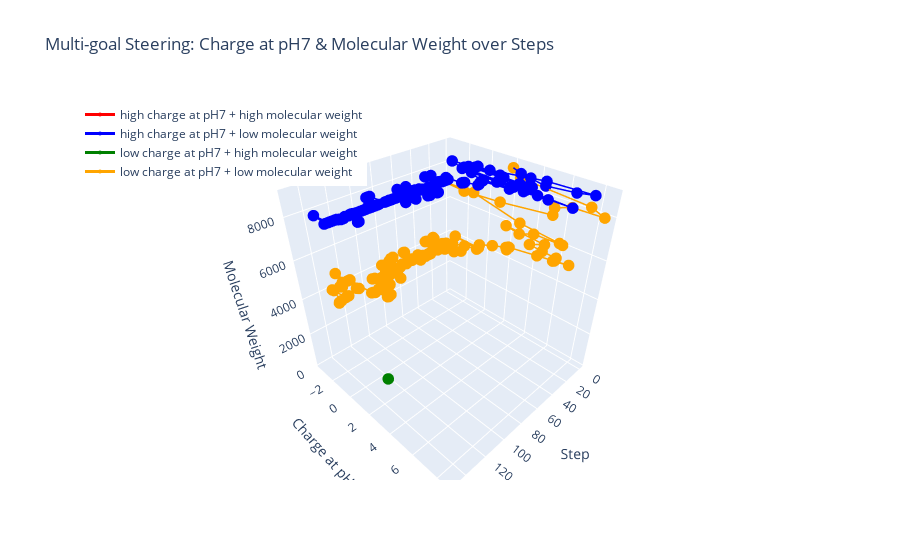

The cell this chart's notebook holds for it:
### Code cell
import pandas as pd
import plotly.graph_objects as go

# Load CSV
df = pd.read_csv("multi_goal_steering.csv")

# Clean up labels
df["label"] = df["label"].str.replace("not low", "high", regex=False)
df["label"] = df["label"].str.replace("not high", "low", regex=False)

# Create a Plotly 3D scatter plot with lines
fig = go.Figure()

# Define a color map for the labels
color_map = {
    label: color for label, color in zip(
        df["label"].unique(), ["red", "blue", "green", "orange"]
    )
}

# Add one trace per label
for label in df["label"].unique():
    subset = df[df["label"] == label].sort_values(by="step")
    fig.add_trace(
        go.Scatter3d(
            x=subset["step"],
            y=subset["charge_ph7"],
            z=subset["instability_index"],
            mode='lines+markers',
            marker=dict(size=4),
            line=dict(width=3, color=color_map[label]),
            name=label
        )
    )

# Set layout
fig.update_layout(
    scene=dict(
        xaxis_title='Step',
        yaxis_title='Charge at pH7',
        zaxis_title='Instability Index',
    ),
    title="Multi-goal Steering: Charge at pH7 & Instability Index over Steps",
    legend=dict(x=0, y=1)
)

# Show the interactive plot
fig.show()

### Figure 1 — Plotly figure (JSON) as saved in the notebook; plotly's stock layout.template omitted (floating-point values rounded to 4 significant figures; data arrays with more than 128 entries replaced by an {"elided": "..."} marker saying what was removed)
{"data": [{"line": {"color": "red", "width": 3}, "marker": {"size": 4}, "mode": "lines+markers", "name": "high charge at pH7 + high molecular weight", "type": "scatter3d", "x": {"elided": "151 int values"}, "y": {"elided": "151 float values"}, "z": {"elided": "151 float values"}}, {"line": {"color": "blue", "width": 3}, "marker": {"size": 4}, "mode": "lines+markers", "name": "high charge at pH7 + low molecular weight", "type": "scatter3d", "x": {"elided": "151 int values"}, "y": {"elided": "151 float values"}, "z": {"elided": "151 float values"}}, {"line": {"color": "green", "width": 3}, "marker": {"size": 4}, "mode": "lines+markers", "name": "low charge at pH7 + high molecular weight", "type": "scatter3d", "x": {"elided": "151 int values"}, "y": {"elided": "151 float values"}, "z": {"elided": "151 float values"}}, {"line": {"color": "orange", "width": 3}, "marker": {"size": 4}, "mode": "lines+markers", "name": "low charge at pH7 + low molecular weight", "type": "scatter3d", "x": {"elided": "151 int values"}, "y": {"elided": "151 float values"}, "z": {"elided": "151 float values"}}], "layout": {"legend": {"x": 0, "y": 1}, "scene": {"xaxis": {"title": {"text": "Step"}}, "yaxis": {"title": {"text": "Charge at pH7"}}, "zaxis": {"title": {"text": "Molecular Weight"}}}, "title": {"text": "Multi-goal Steering: Charge at pH7 & Molecular Weight over Steps"}}}
